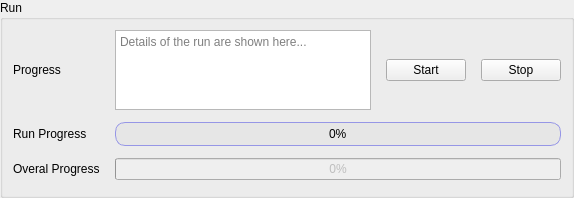
         <widget class="QGroupBox" name="groupBox_11">
          <property name="sizePolicy">
           <sizepolicy hsizetype="Expanding" vsizetype="Fixed">
            <horstretch>0</horstretch>
            <verstretch>0</verstretch>
           </sizepolicy>
          </property>
          <property name="title">
           <string>Run</string>
          </property>
          <layout class="QGridLayout" name="gridLayout_25">
           <property name="leftMargin">
            <number>10</number>
           </property>
           <property name="topMargin">
            <number>10</number>
           </property>
           <property name="rightMargin">
            <number>10</number>
           </property>
           <property name="bottomMargin">
            <number>15</number>
           </property>
           <item row="0" column="0">
            <layout class="QGridLayout" name="gridLayout_26">
             <property name="horizontalSpacing">
              <number>15</number>
             </property>
             <property name="verticalSpacing">
              <number>12</number>
             </property>
             <item row="0" column="0">
              <widget class="QLabel" name="label_21">
               <property name="text">
                <string>Progress</string>
               </property>
              </widget>
             </item>
             <item row="1" column="0">
              <widget class="QLabel" name="label_22">
               <property name="text">
                <string>Run Progress</string>
               </property>
              </widget>
             </item>
             <item row="0" column="2">
              <widget class="QPushButton" name="run_start_PB">
               <property name="enabled">
                <bool>true</bool>
               </property>
               <property name="styleSheet">
                <string notr="true">
</string>
               </property>
               <property name="text">
                <string>Start</string>
               </property>
              </widget>
             </item>
             <item row="0" column="3">
              <widget class="QPushButton" name="run_stop_PB">
               <property name="enabled">
                <bool>true</bool>
               </property>
               <property name="text">
                <string>Stop</string>
               </property>
              </widget>
             </item>
             <item row="2" column="1" colspan="3">
              <widget class="QProgressBar" name="run_overalprogress_PBar">
               <property name="enabled">
                <bool>false</bool>
               </property>
               <property name="styleSheet">
                <string notr="true"/>
               </property>
               <property name="value">
                <number>0</number>
               </property>
               <property name="textVisible">
                <bool>true</bool>
               </property>
              </widget>
             </item>
             <item row="1" column="1" colspan="3">
              <widget class="QProgressBar" name="run_progress_PBar">
               <property name="enabled">
                <bool>true</bool>
               </property>
               <property name="styleSheet">
                <string notr="true">QProgressBar{
	background-color: rgb(230, 230, 230);
	color: rgb(0,0,0);
	border: 1px solid rgb(150,150,230);
	border-radius: 10px;
	text-align: center;
}

QProgressBar:disabled{
	border: 1px solid rgb(150,150,150);
	color: rgb(150,150,150);
}

QProgressBar::chunk{
	background-color: qlineargradient(spread:pad, x1:0, y1:0.579, x2:1, 						y2:0.585, stop:0 rgba(200, 200, 255, 255), stop:1 rgba(20, 140, 230, 					255));
	border-radius: 10px;
}</string>
               </property>
               <property name="value">
                <number>0</number>
               </property>
              </widget>
             </item>
             <item row="2" column="0">
              <widget class="QLabel" name="label_23">
               <property name="text">
                <string>Overal Progress</string>
               </property>
              </widget>
             </item>
             <item row="0" column="1">
              <widget class="QPlainTextEdit" name="run_progress_TE">
               <property name="sizePolicy">
                <sizepolicy hsizetype="Expanding" vsizetype="Fixed">
                 <horstretch>0</horstretch>
                 <verstretch>0</verstretch>
                </sizepolicy>
               </property>
               <property name="maximumSize">
                <size>
                 <width>16777215</width>
                 <height>80</height>
                </size>
               </property>
               <property name="layoutDirection">
                <enum>Qt::LeftToRight</enum>
               </property>
               <property name="frameShape">
                <enum>QFrame::StyledPanel</enum>
               </property>
               <property name="midLineWidth">
                <number>3</number>
               </property>
               <property name="horizontalScrollBarPolicy">
                <enum>Qt::ScrollBarAsNeeded</enum>
               </property>
               <property name="tabChangesFocus">
                <bool>true</bool>
               </property>
               <property name="undoRedoEnabled">
                <bool>false</bool>
               </property>
               <property name="readOnly">
                <bool>true</bool>
               </property>
               <property name="textInteractionFlags">
                <set>Qt::TextSelectableByKeyboard|Qt::TextSelectableByMouse</set>
               </property>
               <property name="centerOnScroll">
                <bool>true</bool>
               </property>
               <property name="placeholderText">
                <string>Details of the run are shown here...</string>
               </property>
              </widget>
             </item>
            </layout>
           </item>
          </layout>
         </widget>
